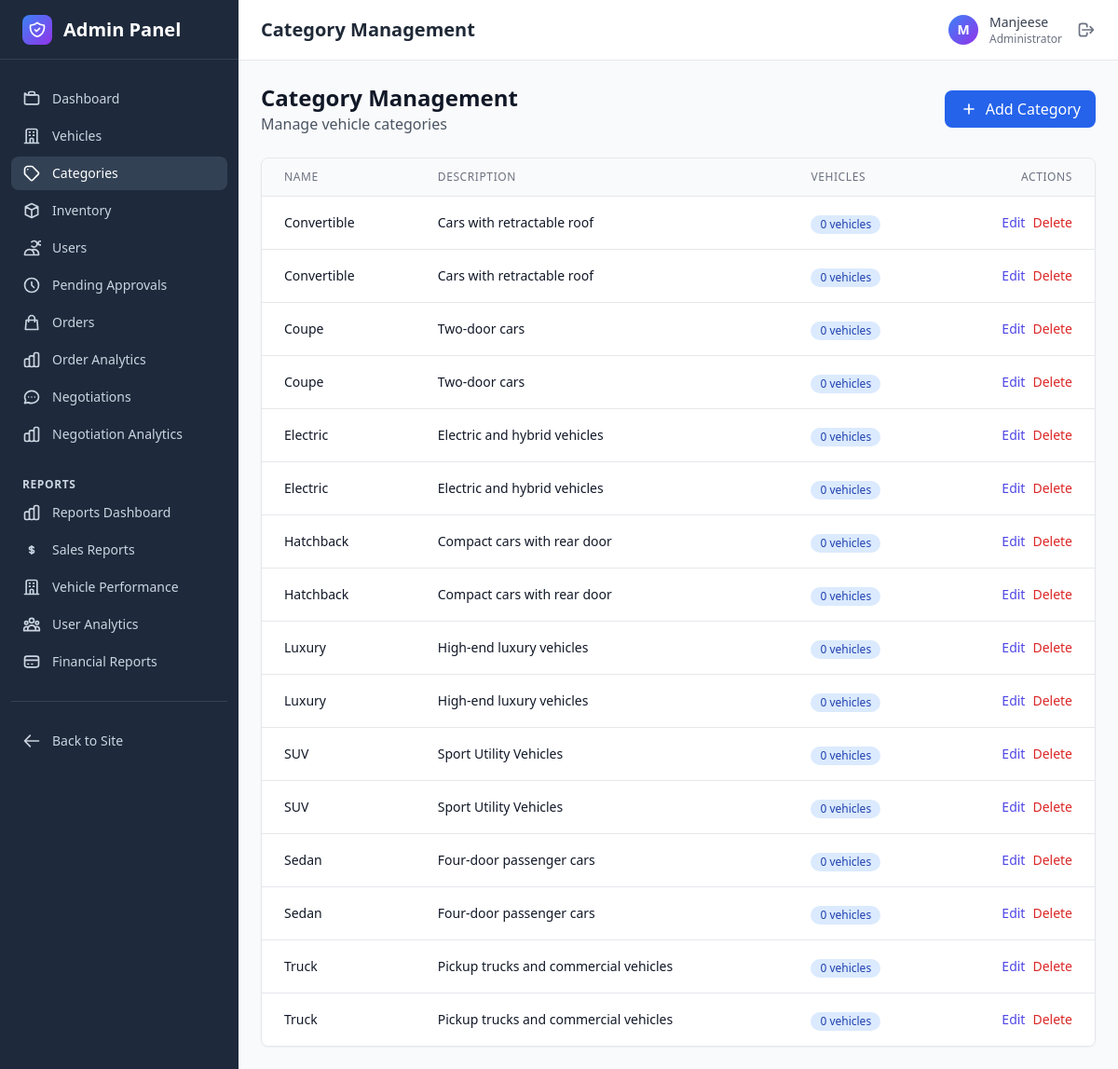
The page /admin/categories (signed in) on the database its author committed.
### app/models.py (models this page shows, shortened)
class User(UserMixin, db.Model):
    id = db.Column(db.Integer, primary_key=True)
    name = db.Column(db.String(80), nullable=False)
    email = db.Column(db.String(80), unique=True, nullable=False)
    password = db.Column(db.String(80), nullable=False)
    role = db.Column(db.Integer, nullable=False)  # 1 for admin, 2 for User
    created_at = db.Column(db.DateTime, default=datetime.utcnow)
    updated_at = db.Column(db.DateTime, default=datetime.utcnow, onupdate=datetime.utcnow)

class Category(db.Model):
    id = db.Column(db.Integer, primary_key=True)
    name = db.Column(db.String(80), nullable=False)
    description = db.Column(db.String(300), nullable=False)

### app/admin.py (the view)
@admin_bp.route('/categories')
@login_required
@admin_required
def categories():
    categories = Category.query.order_by(Category.name).all()
    return render_template('admin/categories/list.html', categories=categories)

### app/templates/admin/categories/list.html (shortened to what this page needs)
{% extends "admin/layout.html" %}
{% block page_title %}Category Management{% endblock %}
{% block content %}
<div class="space-y-6">
    <div class="flex flex-col sm:flex-row justify-between items-start sm:items-center space-y-4 sm:space-y-0">
        <div>
            <h1 class="text-2xl font-bold text-gray-900">Category Management</h1>
            <p class="text-gray-600">Manage vehicle categories</p>
        </div>
        <div class="flex space-x-3">
            <a href="{{ url_for('admin.create_category') }}" class="bg-blue-600 text-white px-4 py-2 rounded-lg hover:bg-blue-700 transition-colors duration-200 flex items-center">
                <svg class="w-5 h-5 mr-2" fill="none" stroke="currentColor" viewBox="0 0 24 24">
                    <path stroke-linecap="round" stroke-linejoin="round" stroke-width="2" d="M12 6v6m0 0v6m0-6h6m-6 0H6"></path>
                </svg>
                Add Category
            </a>
        </div>
    </div>
    <div class="bg-white rounded-lg shadow-sm border border-gray-200 overflow-hidden">
        {% if categories %}
        <div class="overflow-x-auto">
            <table class="min-w-full divide-y divide-gray-200">
                <thead class="bg-gray-50">
                    <tr>
                        <th class="px-6 py-3 text-left text-xs font-medium text-gray-500 uppercase tracking-wider">Name</th>
                        <th class="px-6 py-3 text-left text-xs font-medium text-gray-500 uppercase tracking-wider">Description</th>
                        <th class="px-6 py-3 text-left text-xs font-medium text-gray-500 uppercase tracking-wider">Vehicles</th>
                        <th class="px-6 py-3 text-right text-xs font-medium text-gray-500 uppercase tracking-wider">Actions</th>
                    </tr>
                </thead>
                <tbody class="bg-white divide-y divide-gray-200">
                    {% for category in categories %}
                    <tr class="hover:bg-gray-50">
                        <td class="px-6 py-4 whitespace-nowrap">
                            <div class="text-sm font-medium text-gray-900">{{ category.name }}</div>
                        </td>
                        <td class="px-6 py-4">
                            <div class="text-sm text-gray-900">{{ category.description or 'No description' }}</div>
                        </td>
                        <td class="px-6 py-4 whitespace-nowrap">
                            <span class="inline-flex items-center px-2.5 py-0.5 rounded-full text-xs font-medium bg-blue-100 text-blue-800">
                                {{ category.vehicles|length if category.vehicles else 0 }} vehicles
                            </span>
                        </td>
                        <td class="px-6 py-4 whitespace-nowrap text-right text-sm font-medium">
                            <div class="flex justify-end space-x-2">
                                <a href="{{ url_for('admin.edit_category', category_id=category.id) }}" class="text-indigo-600 hover:text-indigo-900">Edit</a>
                                <button onclick="confirmDelete({{ category.id }}, '{{ category.name }}')" class="text-red-600 hover:text-red-900">Delete</button>
                            </div>
                        </td>
                    </tr>
                    {% endfor %}
                </tbody>
            </table>
        </div>
        {% endif %}
    </div>
</div>
{% endblock %}

### app/templates/admin/layout.html (shortened to what this page needs)
<!DOCTYPE html>
<html lang="en">
<head>
    <script src="https://cdn.tailwindcss.com"></script>
</head>
<body class="bg-gray-50 min-h-screen">
    <div class="flex h-screen">
        <div id="sidebar" class="bg-admin-800 text-white w-64 sidebar-transition transform -translate-x-full lg:translate-x-0 fixed lg:static inset-y-0 left-0 z-50">
            <div class="flex items-center justify-between h-16 px-6 border-b border-admin-700">
                <div class="flex items-center space-x-3">
                    <div class="w-8 h-8 bg-gradient-to-br from-blue-500 to-purple-600 rounded-lg flex items-center justify-center">
                    </div>
                    <h1 class="text-xl font-bold">Admin Panel</h1>
                </div>
            </div>
            <nav class="mt-6 px-3">
                <div class="space-y-1">
                    <a href="{{ url_for('admin.dashboard') }}" class="group flex items-center px-3 py-2 text-sm font-medium rounded-lg transition-colors duration-200 {% if request.endpoint == 'admin.dashboard' %}bg-admin-700 text-white{% else %}text-admin-300 hover:bg-admin-700 hover:text-white{% endif %}">
                        Dashboard
                    </a>
                    <a href="{{ url_for('admin.vehicles') }}" class="group flex items-center px-3 py-2 text-sm font-medium rounded-lg transition-colors duration-200 {% if request.endpoint == 'admin.vehicles' %}bg-admin-700 text-white{% else %}text-admin-300 hover:bg-admin-700 hover:text-white{% endif %}">
                        <svg class="mr-3 h-5 w-5" fill="none" stroke="currentColor" viewBox="0 0 24 24">
                            <path stroke-linecap="round" stroke-linejoin="round" stroke-width="2" d="M19 21V5a2 2 0 00-2-2H7a2 2 0 00-2 2v16m14 0h2m-2 0h-5m-9 0H3m2 0h5M9 7h1m-1 4h1m4-4h1m-1 4h1m-5 10v-5a1 1 0 011-1h2a1 1 0 011 1v5m-4 0h4"></path>
                        </svg>
                        Vehicles
                    </a>
                    <a href="{{ url_for('admin.categories') }}" class="group flex items-center px-3 py-2 text-sm font-medium rounded-lg transition-colors duration-200 {% if request.endpoint == 'admin.categories' %}bg-admin-700 text-white{% else %}text-admin-300 hover:bg-admin-700 hover:text-white{% endif %}">
                        <svg class="mr-3 h-5 w-5" fill="none" stroke="currentColor" viewBox="0 0 24 24">
                            <path stroke-linecap="round" stroke-linejoin="round" stroke-width="2" d="M7 7h.01M7 3h5c.512 0 1.024.195 1.414.586l7 7a2 2 0 010 2.828l-7 7a2 2 0 01-2.828 0l-7-7A1.994 1.994 0 013 12V7a4 4 0 014-4z"></path>
                        </svg>
                        Categories
                    </a>
                    <a href="{{ url_for('admin.inventory') }}" class="group flex items-center px-3 py-2 text-sm font-medium rounded-lg transition-colors duration-200 {% if request.endpoint in ['admin.inventory', 'admin.inventory_reports'] %}bg-admin-700 text-white{% else %}text-admin-300 hover:bg-admin-700 hover:text-white{% endif %}">
                        <svg class="mr-3 h-5 w-5" fill="none" stroke="currentColor" viewBox="0 0 24 24">
                            <path stroke-linecap="round" stroke-linejoin="round" stroke-width="2" d="M20 7l-8-4-8 4m16 0l-8 4m8-4v10l-8 4m0-10L4 7m8 4v10M4 7v10l8 4"></path>
                        </svg>
                        Inventory
                    </a>
                    <a href="{{ url_for('admin.users') }}" class="group flex items-center px-3 py-2 text-sm font-medium rounded-lg transition-colors duration-200 {% if request.endpoint in ['admin.users', 'admin.view_user', 'admin.edit_user'] %}bg-admin-700 text-white{% else %}text-admin-300 hover:bg-admin-700 hover:text-white{% endif %}">
                        <svg class="mr-3 h-5 w-5" fill="none" stroke="currentColor" viewBox="0 0 24 24">
                            <path stroke-linecap="round" stroke-linejoin="round" stroke-width="2" d="M12 4.354a4 4 0 110 5.292M15 21H3v-1a6 6 0 0112 0v1zm0 0h6v-1a6 6 0 00-9-5.197m13.5-9a2.5 2.5 0 11-5 0 2.5 2.5 0 015 0z"></path>
                        </svg>
                        Users
                    </a>
                    <a href="{{ url_for('admin.pending_user_approvals') }}" class="group flex items-center px-3 py-2 text-sm font-medium rounded-lg transition-colors duration-200 {% if request.endpoint == 'admin.pending_user_approvals' %}bg-admin-700 text-white{% else %}text-admin-300 hover:bg-admin-700 hover:text-white{% endif %}">
                        <svg class="mr-3 h-5 w-5" fill="none" stroke="currentColor" viewBox="0 0 24 24">
                            <path stroke-linecap="round" stroke-linejoin="round" stroke-width="2" d="M12 8v4l3 3m6-3a9 9 0 11-18 0 9 9 0 0118 0z"></path>
                        </svg>
                        Pending Approvals
                    </a>
                    <a href="{{ url_for('admin.orders') }}" class="group flex items-center px-3 py-2 text-sm font-medium rounded-lg transition-colors duration-200 {% if request.endpoint in ['admin.orders', 'admin.view_order'] %}bg-admin-700 text-white{% else %}text-admin-300 hover:bg-admin-700 hover:text-white{% endif %}">
                        <svg class="mr-3 h-5 w-5" fill="none" stroke="currentColor" viewBox="0 0 24 24">
                            <path stroke-linecap="round" stroke-linejoin="round" stroke-width="2" d="M16 11V7a4 4 0 00-8 0v4M5 9h14l1 12H4L5 9z"></path>
                        </svg>
                        Orders
                    </a>
                    <a href="{{ url_for('admin.order_analytics') }}" class="group flex items-center px-3 py-2 text-sm font-medium rounded-lg transition-colors duration-200 {% if request.endpoint == 'admin.order_analytics' %}bg-admin-700 text-white{% else %}text-admin-300 hover:bg-admin-700 hover:text-white{% endif %}">
                        Order Analytics
                    </a>
                    <a href="{{ url_for('admin.negotiations') }}" class="group flex items-center px-3 py-2 text-sm font-medium rounded-lg transition-colors duration-200 {% if request.endpoint in ['admin.negotiations', 'admin.view_negotiation'] %}bg-admin-700 text-white{% else %}text-admin-300 hover:bg-admin-700 hover:text-white{% endif %}">
                        Negotiations
                    </a>
        <a href="{{ url_for('admin.negotiation_analytics') }}" class="group flex items-center px-3 py-2 text-sm font-medium rounded-lg transition-colors duration-200 {% if request.endpoint == 'admin.negotiation_analytics' %}bg-admin-700 text-white{% else %}text-admin-300 hover:bg-admin-700 hover:text-white{% endif %}">
            Negotiation Analytics
        </a>
        <div class="pt-6">
            <h3 class="px-3 text-xs font-semibold text-admin-300 uppercase tracking-wider">Reports</h3>
        </div>
        <a href="{{ url_for('admin.reports_dashboard') }}" class="group flex items-center px-3 py-2 text-sm font-medium rounded-lg transition-colors duration-200 {% if request.endpoint == 'admin.reports_dashboard' %}bg-admin-700 text-white{% else %}text-admin-300 hover:bg-admin-700 hover:text-white{% endif %}">
            Reports Dashboard
        </a>
        <a href="{{ url_for('admin.sales_reports') }}" class="group flex items-center px-3 py-2 text-sm font-medium rounded-lg transition-colors duration-200 {% if request.endpoint == 'admin.sales_reports' %}bg-admin-700 text-white{% else %}text-admin-300 hover:bg-admin-700 hover:text-white{% endif %}">
            <svg class="mr-3 h-5 w-5" fill="none" stroke="currentColor" viewBox="0 0 24 24">
                <path stroke-linecap="round" stroke-linejoin="round" stroke-width="2" d="M12 8c-1.657 0-3 .895-3 2s1.343 2 3 2 3 .895 3 2-1.343 2-3 2m0-8c1.11 0 2.08.402 2.599 1M12 8V7m0 1v8m0 0v1m0-1c-1.11 0-2.08-.402-2.599-1"></path>
            </svg>
            Sales Reports
        </a>
        <a href="{{ url_for('admin.vehicle_performance') }}" class="group flex items-center px-3 py-2 text-sm font-medium rounded-lg transition-colors duration-200 {% if request.endpoint == 'admin.vehicle_performance' %}bg-admin-700 text-white{% else %}text-admin-300 hover:bg-admin-700 hover:text-white{% endif %}">
            <svg class="mr-3 h-5 w-5" fill="none" stroke="currentColor" viewBox="0 0 24 24">
                <path stroke-linecap="round" stroke-linejoin="round" stroke-width="2" d="M19 21V5a2 2 0 00-2-2H7a2 2 0 00-2 2v16m14 0h2m-2 0h-5m-9 0H3m2 0h5M9 7h1m-1 4h1m4-4h1m-1 4h1m-5 10v-5a1 1 0 011-1h2a1 1 0 011 1v5m-4 0h4"></path>
            </svg>
            Vehicle Performance
        </a>
        <a href="{{ url_for('admin.user_analytics') }}" class="group flex items-center px-3 py-2 text-sm font-medium rounded-lg transition-colors duration-200 {% if request.endpoint == 'admin.user_analytics' %}bg-admin-700 text-white{% else %}text-admin-300 hover:bg-admin-700 hover:text-white{% endif %}">
            User Analytics
        </a>
        <a href="{{ url_for('admin.financial_reports') }}" class="group flex items-center px-3 py-2 text-sm font-medium rounded-lg transition-colors duration-200 {% if request.endpoint == 'admin.financial_reports' %}bg-admin-700 text-white{% else %}text-admin-300 hover:bg-admin-700 hover:text-white{% endif %}">
            <svg class="mr-3 h-5 w-5" fill="none" stroke="currentColor" viewBox="0 0 24 24">
                <path stroke-linecap="round" stroke-linejoin="round" stroke-width="2" d="M3 10h18M7 15h1m4 0h1m-7 4h12a3 3 0 003-3V8a3 3 0 00-3-3H6a3 3 0 00-3 3v8a3 3 0 003 3z"></path>
            </svg>
            Financial Reports
        </a>
                </div>
                <div class="mt-6 pt-6 border-t border-admin-700">
                    <a href="{{ url_for('dashboard.dashboard') }}" class="group flex items-center px-3 py-2 text-sm font-medium rounded-lg text-admin-300 hover:bg-admin-700 hover:text-white transition-colors duration-200">
                        <svg class="mr-3 h-5 w-5" fill="none" stroke="currentColor" viewBox="0 0 24 24">
                            <path stroke-linecap="round" stroke-linejoin="round" stroke-width="2" d="M10 19l-7-7m0 0l7-7m-7 7h18"></path>
                        </svg>
                        Back to Site
                    </a>
                </div>
            </nav>
        </div>
        <div class="flex-1 flex flex-col overflow-hidden">
            <header class="bg-white shadow-sm border-b border-gray-200">
                <div class="flex items-center justify-between h-16 px-6">
                    <div class="flex items-center">
                        <h2 class="text-xl font-semibold text-gray-800">{% block page_title %}Admin Dashboard{% endblock %}</h2>
                    </div>
                    <div class="flex items-center space-x-4">
                        <div class="flex items-center space-x-3">
                            <div class="w-8 h-8 bg-gradient-to-br from-blue-500 to-purple-600 rounded-full flex items-center justify-center">
                                <span class="text-white text-sm font-semibold">{{ current_user.name[0].upper() }}</span>
                            </div>
                            <div class="hidden md:block">
                                <p class="text-sm font-medium text-gray-700">{{ current_user.name }}</p>
                                <p class="text-xs text-gray-500">Administrator</p>
                            </div>
                        </div>
                        <a href="{{ url_for('auth.logout') }}" class="text-gray-500 hover:text-gray-700">
                            <svg class="w-5 h-5" fill="none" stroke="currentColor" viewBox="0 0 24 24">
                                <path stroke-linecap="round" stroke-linejoin="round" stroke-width="2" d="M17 16l4-4m0 0l-4-4m4 4H7m6 4v1a3 3 0 01-3 3H6a3 3 0 01-3-3V7a3 3 0 013-3h4a3 3 0 013 3v1"></path>
                            </svg>
                        </a>
                    </div>
                </div>
            </header>
            <main class="flex-1 overflow-x-hidden overflow-y-auto bg-gray-50 p-6">
                <div class="fade-in">
                    {% block content %}{% endblock %}
                </div>
            </main>
        </div>
    </div>
</body>
</html>

### rows shown on the page
User: name "M", name "Manjeese"
Category: name "Convertible", description "Cars with retractable roof", vehicles|length "0"
Category: name "Convertible", description "Cars with retractable roof", vehicles|length "0"
Category: name "Coupe", description "Two-door cars", vehicles|length "0"
Category: name "Coupe", description "Two-door cars", vehicles|length "0"
Category: name "Electric", description "Electric and hybrid vehicles", vehicles|length "0"
Category: name "Electric", description "Electric and hybrid vehicles", vehicles|length "0"
Category: name "Hatchback", description "Compact cars with rear door", vehicles|length "0"
Category: name "Hatchback", description "Compact cars with rear door", vehicles|length "0"
Category: name "Luxury", description "High-end luxury vehicles", vehicles|length "0"
Category: name "Luxury", description "High-end luxury vehicles", vehicles|length "0"
Category: name "SUV", description "Sport Utility Vehicles", vehicles|length "0"
Category: name "SUV", description "Sport Utility Vehicles", vehicles|length "0"
Category: name "Sedan", description "Four-door passenger cars", vehicles|length "0"
Category: name "Sedan", description "Four-door passenger cars", vehicles|length "0"
Category: name "Truck", description "Pickup trucks and commercial vehicles", vehicles|length "0"
Category: name "Truck", description "Pickup trucks and commercial vehicles", vehicles|length "0"
